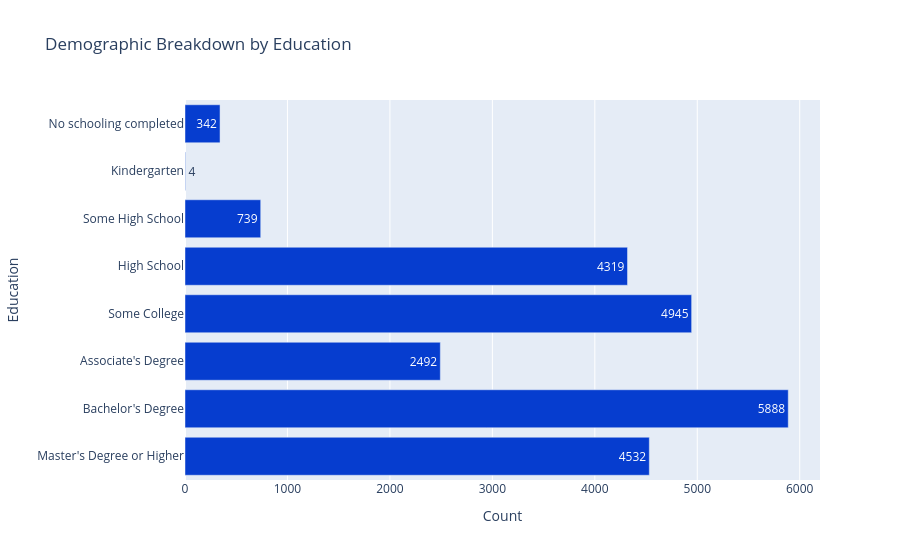

Write notebook code for a chart like this one.
### Code cell
# look in distinct_values.csv to see results

fig = px.bar(
    get_count('EDUCATION'),
    y = 'EDUCATION',
    x = 'Count',
    title = 'Demographic Breakdown by Education',
    color_discrete_sequence=['#063dcf'], 
    text='Count',
    category_orders=category_orders
)
fig.update_yaxes(title="Education").show()

### Figure 1 — Plotly figure (JSON) as saved in the notebook; plotly's stock layout.template omitted (floating-point values rounded to 4 significant figures)
{"data": [{"alignmentgroup": "True", "hovertemplate": "Count=%{text}<br>EDUCATION=%{y}<extra></extra>", "legendgroup": "", "marker": {"color": "#063dcf", "pattern": {"shape": ""}}, "name": "", "offsetgroup": "", "orientation": "h", "showlegend": false, "text": [2492, 5888, 4319, 4, 4532, 342, 4945, 739], "textposition": "auto", "type": "bar", "x": [2492, 5888, 4319, 4, 4532, 342, 4945, 739], "xaxis": "x", "y": ["Associate's Degree", "Bachelor's Degree", "High School", "Kindergarten", "Master's Degree or Higher", "No schooling completed", "Some College", "Some High School"], "yaxis": "y"}], "layout": {"barmode": "relative", "legend": {"tracegroupgap": 0}, "title": {"text": "Demographic Breakdown by Education"}, "xaxis": {"anchor": "y", "domain": [0, 1], "title": {"text": "Count"}}, "yaxis": {"anchor": "x", "categoryarray": ["Master's Degree or Higher", "Bachelor's Degree", "Associate's Degree", "Some College", "High School", "Some High School", "Kindergarten", "No schooling completed"], "categoryorder": "array", "domain": [0, 1], "title": {"text": "Education"}}}}
